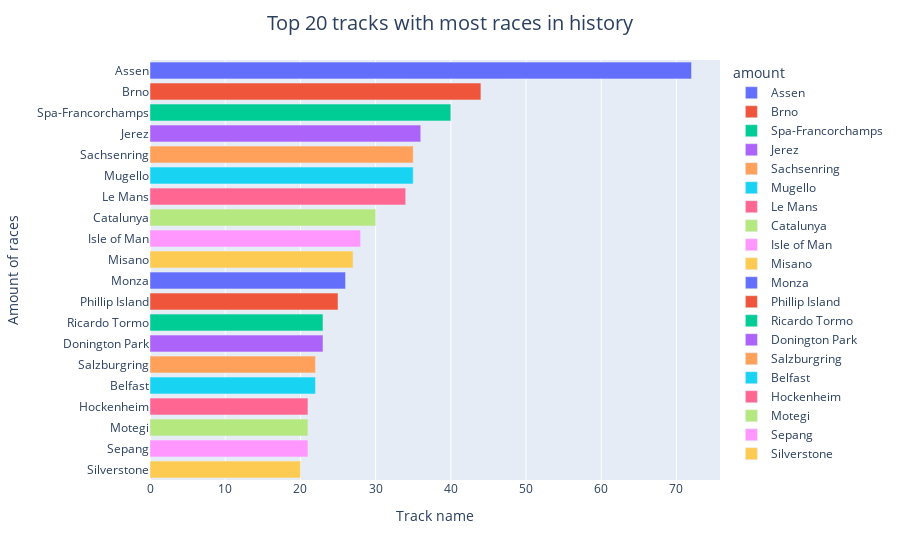

Here is the notebook cell this chart was saved with:
### Markdown cell above
### Top 20 tracks with most races in history

### Code cell
df_grouped = race_results_view.groupby(['year', 'sequence']).first()
circuit_counts = df_grouped['circuit_name'].value_counts()
circuit_counts_df = circuit_counts.reset_index()
circuit_counts_df.rename(columns={'index': 'circuit',
                                 'circuit_name': 'amount'}, inplace=True)

circuits_bar = px.bar(circuit_counts_df.head(20), x = 'count', y = 'amount', color = 'amount')

circuits_bar.update_layout(
    title = 'Top 20 tracks with most races in history',
    title_x = 0.5,
    title_font_size = 20,
)
circuits_bar.update_yaxes(
    title = 'Amount of races'
)
circuits_bar.update_xaxes(
    title = 'Track name'
)
circuits_bar.show()

### Figure 1 — Plotly figure (JSON) as saved in the notebook; plotly's stock layout.template omitted (floating-point values rounded to 4 significant figures)
{"data": [{"alignmentgroup": "True", "hovertemplate": "amount=%{y}<br>count=%{x}<extra></extra>", "legendgroup": "Assen", "marker": {"color": "#636efa", "pattern": {"shape": ""}}, "name": "Assen", "offsetgroup": "Assen", "orientation": "h", "showlegend": true, "textposition": "auto", "type": "bar", "x": [72], "xaxis": "x", "y": ["Assen"], "yaxis": "y"}, {"alignmentgroup": "True", "hovertemplate": "amount=%{y}<br>count=%{x}<extra></extra>", "legendgroup": "Brno", "marker": {"color": "#EF553B", "pattern": {"shape": ""}}, "name": "Brno", "offsetgroup": "Brno", "orientation": "h", "showlegend": true, "textposition": "auto", "type": "bar", "x": [44], "xaxis": "x", "y": ["Brno"], "yaxis": "y"}, {"alignmentgroup": "True", "hovertemplate": "amount=%{y}<br>count=%{x}<extra></extra>", "legendgroup": "Spa-Francorchamps", "marker": {"color": "#00cc96", "pattern": {"shape": ""}}, "name": "Spa-Francorchamps", "offsetgroup": "Spa-Francorchamps", "orientation": "h", "showlegend": true, "textposition": "auto", "type": "bar", "x": [40], "xaxis": "x", "y": ["Spa-Francorchamps"], "yaxis": "y"}, {"alignmentgroup": "True", "hovertemplate": "amount=%{y}<br>count=%{x}<extra></extra>", "legendgroup": "Jerez", "marker": {"color": "#ab63fa", "pattern": {"shape": ""}}, "name": "Jerez", "offsetgroup": "Jerez", "orientation": "h", "showlegend": true, "textposition": "auto", "type": "bar", "x": [36], "xaxis": "x", "y": ["Jerez"], "yaxis": "y"}, {"alignmentgroup": "True", "hovertemplate": "amount=%{y}<br>count=%{x}<extra></extra>", "legendgroup": "Sachsenring", "marker": {"color": "#FFA15A", "pattern": {"shape": ""}}, "name": "Sachsenring", "offsetgroup": "Sachsenring", "orientation": "h", "showlegend": true, "textposition": "auto", "type": "bar", "x": [35], "xaxis": "x", "y": ["Sachsenring"], "yaxis": "y"}, {"alignmentgroup": "True", "hovertemplate": "amount=%{y}<br>count=%{x}<extra></extra>", "legendgroup": "Mugello", "marker": {"color": "#19d3f3", "pattern": {"shape": ""}}, "name": "Mugello", "offsetgroup": "Mugello", "orientation": "h", "showlegend": true, "textposition": "auto", "type": "bar", "x": [35], "xaxis": "x", "y": ["Mugello"], "yaxis": "y"}, {"alignmentgroup": "True", "hovertemplate": "amount=%{y}<br>count=%{x}<extra></extra>", "legendgroup": "Le Mans", "marker": {"color": "#FF6692", "pattern": {"shape": ""}}, "name": "Le Mans", "offsetgroup": "Le Mans", "orientation": "h", "showlegend": true, "textposition": "auto", "type": "bar", "x": [34], "xaxis": "x", "y": ["Le Mans"], "yaxis": "y"}, {"alignmentgroup": "True", "hovertemplate": "amount=%{y}<br>count=%{x}<extra></extra>", "legendgroup": "Catalunya", "marker": {"color": "#B6E880", "pattern": {"shape": ""}}, "name": "Catalunya", "offsetgroup": "Catalunya", "orientation": "h", "showlegend": true, "textposition": "auto", "type": "bar", "x": [30], "xaxis": "x", "y": ["Catalunya"], "yaxis": "y"}, {"alignmentgroup": "True", "hovertemplate": "amount=%{y}<br>count=%{x}<extra></extra>", "legendgroup": "Isle of Man", "marker": {"color": "#FF97FF", "pattern": {"shape": ""}}, "name": "Isle of Man", "offsetgroup": "Isle of Man", "orientation": "h", "showlegend": true, "textposition": "auto", "type": "bar", "x": [28], "xaxis": "x", "y": ["Isle of Man"], "yaxis": "y"}, {"alignmentgroup": "True", "hovertemplate": "amount=%{y}<br>count=%{x}<extra></extra>", "legendgroup": "Misano", "marker": {"color": "#FECB52", "pattern": {"shape": ""}}, "name": "Misano", "offsetgroup": "Misano", "orientation": "h", "showlegend": true, "textposition": "auto", "type": "bar", "x": [27], "xaxis": "x", "y": ["Misano"], "yaxis": "y"}, {"alignmentgroup": "True", "hovertemplate": "amount=%{y}<br>count=%{x}<extra></extra>", "legendgroup": "Monza", "marker": {"color": "#636efa", "pattern": {"shape": ""}}, "name": "Monza", "offsetgroup": "Monza", "orientation": "h", "showlegend": true, "textposition": "auto", "type": "bar", "x": [26], "xaxis": "x", "y": ["Monza"], "yaxis": "y"}, {"alignmentgroup": "True", "hovertemplate": "amount=%{y}<br>count=%{x}<extra></extra>", "legendgroup": "Phillip Island", "marker": {"color": "#EF553B", "pattern": {"shape": ""}}, "name": "Phillip Island", "offsetgroup": "Phillip Island", "orientation": "h", "showlegend": true, "textposition": "auto", "type": "bar", "x": [25], "xaxis": "x", "y": ["Phillip Island"], "yaxis": "y"}, {"alignmentgroup": "True", "hovertemplate": "amount=%{y}<br>count=%{x}<extra></extra>", "legendgroup": "Ricardo Tormo", "marker": {"color": "#00cc96", "pattern": {"shape": ""}}, "name": "Ricardo Tormo", "offsetgroup": "Ricardo Tormo", "orientation": "h", "showlegend": true, "textposition": "auto", "type": "bar", "x": [23], "xaxis": "x", "y": ["Ricardo Tormo"], "yaxis": "y"}, {"alignmentgroup": "True", "hovertemplate": "amount=%{y}<br>count=%{x}<extra></extra>", "legendgroup": "Donington Park", "marker": {"color": "#ab63fa", "pattern": {"shape": ""}}, "name": "Donington Park", "offsetgroup": "Donington Park", "orientation": "h", "showlegend": true, "textposition": "auto", "type": "bar", "x": [23], "xaxis": "x", "y": ["Donington Park"], "yaxis": "y"}, {"alignmentgroup": "True", "hovertemplate": "amount=%{y}<br>count=%{x}<extra></extra>", "legendgroup": "Salzburgring", "marker": {"color": "#FFA15A", "pattern": {"shape": ""}}, "name": "Salzburgring", "offsetgroup": "Salzburgring", "orientation": "h", "showlegend": true, "textposition": "auto", "type": "bar", "x": [22], "xaxis": "x", "y": ["Salzburgring"], "yaxis": "y"}, {"alignmentgroup": "True", "hovertemplate": "amount=%{y}<br>count=%{x}<extra></extra>", "legendgroup": "Belfast", "marker": {"color": "#19d3f3", "pattern": {"shape": ""}}, "name": "Belfast", "offsetgroup": "Belfast", "orientation": "h", "showlegend": true, "textposition": "auto", "type": "bar", "x": [22], "xaxis": "x", "y": ["Belfast"], "yaxis": "y"}, {"alignmentgroup": "True", "hovertemplate": "amount=%{y}<br>count=%{x}<extra></extra>", "legendgroup": "Hockenheim", "marker": {"color": "#FF6692", "pattern": {"shape": ""}}, "name": "Hockenheim", "offsetgroup": "Hockenheim", "orientation": "h", "showlegend": true, "textposition": "auto", "type": "bar", "x": [21], "xaxis": "x", "y": ["Hockenheim"], "yaxis": "y"}, {"alignmentgroup": "True", "hovertemplate": "amount=%{y}<br>count=%{x}<extra></extra>", "legendgroup": "Motegi", "marker": {"color": "#B6E880", "pattern": {"shape": ""}}, "name": "Motegi", "offsetgroup": "Motegi", "orientation": "h", "showlegend": true, "textposition": "auto", "type": "bar", "x": [21], "xaxis": "x", "y": ["Motegi"], "yaxis": "y"}, {"alignmentgroup": "True", "hovertemplate": "amount=%{y}<br>count=%{x}<extra></extra>", "legendgroup": "Sepang", "marker": {"color": "#FF97FF", "pattern": {"shape": ""}}, "name": "Sepang", "offsetgroup": "Sepang", "orientation": "h", "showlegend": true, "textposition": "auto", "type": "bar", "x": [21], "xaxis": "x", "y": ["Sepang"], "yaxis": "y"}, {"alignmentgroup": "True", "hovertemplate": "amount=%{y}<br>count=%{x}<extra></extra>", "legendgroup": "Silverstone", "marker": {"color": "#FECB52", "pattern": {"shape": ""}}, "name": "Silverstone", "offsetgroup": "Silverstone", "orientation": "h", "showlegend": true, "textposition": "auto", "type": "bar", "x": [20], "xaxis": "x", "y": ["Silverstone"], "yaxis": "y"}], "layout": {"barmode": "relative", "legend": {"title": {"text": "amount"}, "tracegroupgap": 0}, "margin": {"t": 60}, "title": {"font": {"size": 20}, "text": "Top 20 tracks with most races in history", "x": 0.5}, "xaxis": {"anchor": "y", "domain": [0, 1], "title": {"text": "Track name"}}, "yaxis": {"anchor": "x", "categoryarray": ["Silverstone", "Sepang", "Motegi", "Hockenheim", "Belfast", "Salzburgring", "Donington Park", "Ricardo Tormo", "Phillip Island", "Monza", "Misano", "Isle of Man", "Catalunya", "Le Mans", "Mugello", "Sachsenring", "Jerez", "Spa-Francorchamps", "Brno", "Assen"], "categoryorder": "array", "domain": [0, 1], "title": {"text": "Amount of races"}}}}
